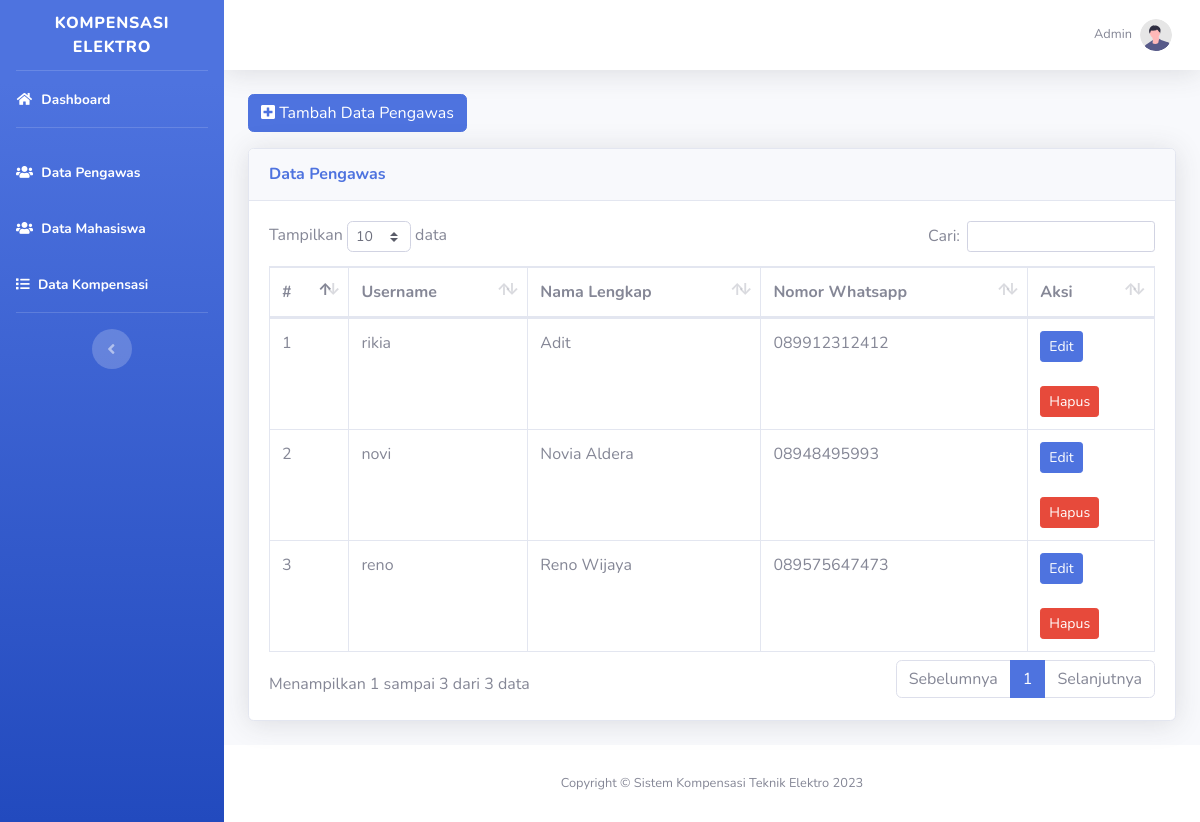
Page /admin/pengawas.php (signed in) on the committed database.
### tables this page shows
CREATE TABLE `pengawas` (
  `id` int(11) NOT NULL,
  `username` varchar(255) NOT NULL,
  `password` varchar(255) NOT NULL,
  `nama` varchar(255) NOT NULL,
  `no_wa` varchar(25) NOT NULL
);

### admin/pengawas.php (the view, shortened to what this page needs)
<!DOCTYPE html>
<html lang="en">
<head>
    <?php include "link.php"; ?>
</head>
<body id="page-top">
    <div id="wrapper">
        <?php include "sidebar.php"; ?>
        <div id="content-wrapper" class="d-flex flex-column">
            <div id="content">
                <?php include "topbar.php"; ?>
                <div class="container-fluid">
                    <div class="">
                        <p>
                            <a class="btn btn-primary" data-toggle="collapse" href="#collapseExample" role="button" aria-expanded="false" aria-controls="collapseExample">
                                <i class="fas fa-plus-square"></i> Tambah Data Pengawas
                            </a>
                        </p>
                    </div>
                    <div class="card shadow mb-4">
                        <div class="card-header py-3">
                            <h6 class="m-0 font-weight-bold text-primary">Data Pengawas</h6>
                        </div>
                        <div class="card-body">
                            <div class="table-responsive">
                                <table class="table table-bordered" id="dataX" width="100%" cellspacing="0">
                                    <thead>
                                        <tr>
                                            <th>#</th>
                                            <th>Username</th>
                                            <th>Nama Lengkap</th>
                                            <th>Nomor Whatsapp</th>
                                            <th>Aksi</th>
                                        </tr>
                                    </thead>
                                    <tbody>
                                        <?php
                                        $stmt = $conn->prepare("SELECT * FROM pengawas");
                                        $stmt->execute();
                                        $pengawas = $stmt->get_result();
                                        ?>
                                        <?php $i = 1; ?>
                                        <?php foreach ($pengawas as $data) : ?>
                                            <tr>
                                                <td><?= $i; ?></td>
                                                <td><?= htmlspecialchars($data['username']); ?></td>
                                                <td><?= htmlspecialchars($data['nama']); ?></td>
                                                <td><?= htmlspecialchars($data['no_wa']); ?></td>
                                                <td>
                                                    <a href="#" class="btn btn-sm btn-primary" data-toggle="modal" data-target="#editModal<?= $data['id'] ?>">Edit</a>
                                                    <br><br>
                                                    <a href="#" class="btn btn-sm btn-danger" data-toggle="modal" data-target="#hapusModal<?= $data['id'] ?>">Hapus</a>
                                                </td>
                                            </tr>
                                            <?php $i++; ?>
                                        <?php endforeach; ?>
                                    </tbody>
                                </table>
                            </div>
                        </div>
                    </div>
                </div>
            </div>
            <?php include "footer.php"; ?>
        </div>
    </div>
</body>
</html>

### rows in the picture
pengawas: username "rikia", nama "Adit", no_wa "089912312412"
pengawas: username "novi", nama "Novia Aldera", no_wa "08948495993"
pengawas: username "reno", nama "Reno Wijaya", no_wa "089575647473"
